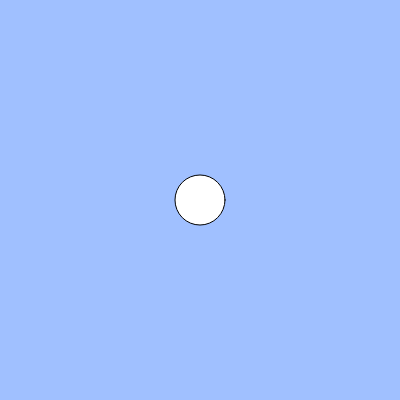
Frame 1 (no input)
Frame 60 (no input): identical to frame 1, image omitted
Frame 120 (the mouse pressed at the canvas centre since frame 60): identical to frame 1, image omitted

The p5.js sketch that drew this single still picture (run headless with seeded random() and noise() and a simulated clock; from frame 60 on, the mouse is pressed at the canvas centre):

// p5.js sketch
// ── sketch.js
// テキスト「キーボード操作に反応する」
let x, y;
let increment = 1;


function setup(){
  createCanvas(400, 400);
  x = width / 2;
  y = height / 2;
}

function draw(){
  background(160, 192, 255);
  ellipse(x, y, 50);
  if(keyIsDown(LEFT_ARROW)){ x -= 2; }
  if(keyIsDown(RIGHT_ARROW)){ x += 2; }
  if((keyIsDown("A".charCodeAt(0))) && (keyIsDown(RIGHT_ARROW))) { x += 10; }
  if((keyIsDown("A".charCodeAt(0))) && (keyIsDown(LEFT_ARROW))) { x -= 10; }
  if(x < 0){x = 0; }
  if(x > width){x = width; }
}

// イベントハンドラを使用するパターン
// function keyPressed(){
//   if(keyCode == LEFT_ARROW){ x -= 5; }
//   else if(keyCode == RIGHT_ARROW){ x+= 5; }
//   else if(keyCode == DOWN_ARROW){ y += 5; }
//   else if(keyCode == UP_ARROW){ y -= 5; }
//   else if(key == "A"){ x += 10; }
// }

function windowResized(){
  resizeCanvas(windowWidth, windowHeight);
}
